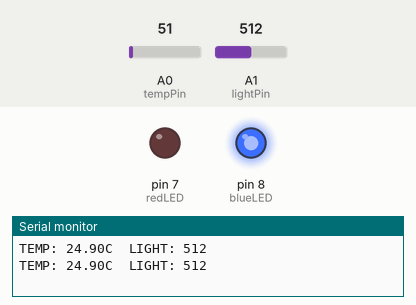
Recording of a sketch running on a simulated Arduino Uno, built with avr-gcc and run on an emulated ATmega328P. Parts: output pins drawn as LEDs (lit = HIGH), the last lines printed to the serial monitor. The test bench sets the inputs (shaded band); at power-on: A0 (tempPin) = 51, A1 (lightPin) = 512.

Above: at 2.8 s.
2.9 s: A0 (tempPin) set to 63
At 4.7 s:
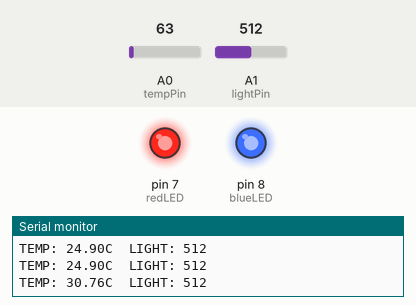
5.6 s: A1 (lightPin) set to 415
8.3 s: A1 (lightPin) set to 389
At 10.5 s:
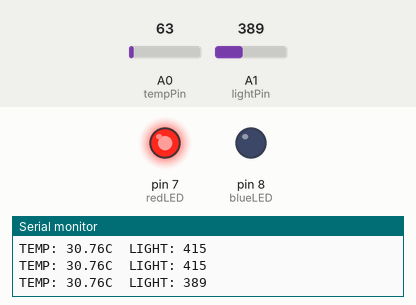
11.5 s: A0 (tempPin) set to 30
At 13.3 s:
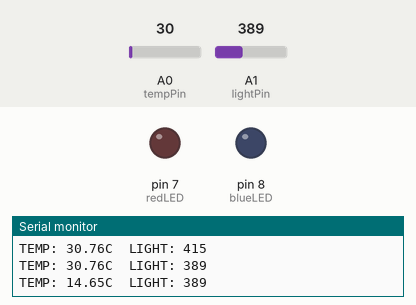
14.2 s: A0 (tempPin) set to 61
At 16.4 s:
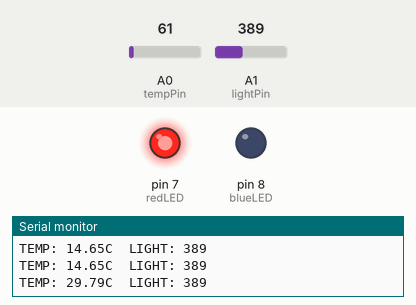
17.5 s: A0 (tempPin) set to 15
At 19.2 s:
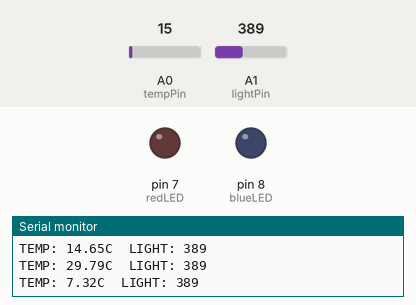
Timing chart, 0 to 20.7 s (numbered marks = the images above; inputs shaded):
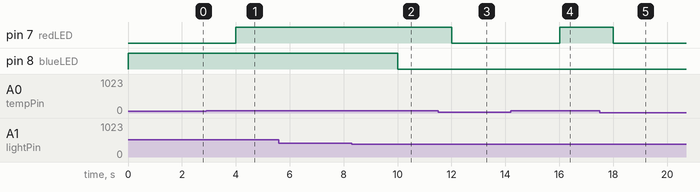

Measured:
- the behaviour switches between 57 and 58 on A0 (tempPin) (found by bisection; images 0 and 1)
- the behaviour switches between 401 and 400 on A1 (lightPin) (found by bisection; images 1 and 2)
- after the input at 2.9 s, pin 7 (redLED): LOW → HIGH after 1.1 s
- after the input at 8.3 s, pin 8 (blueLED): HIGH → LOW after 1.7 s
- after the input at 11.5 s, pin 7 (redLED): HIGH → LOW after 0.51 s
- after the input at 14.2 s, pin 7 (redLED): LOW → HIGH after 1.8 s
- after the input at 17.5 s, pin 7 (redLED): HIGH → LOW after 0.51 s

The sketch:

smart_room.ino
```cpp
/* SMART ROOM SYSTEM */
/* SHOWS: TEMP: VALUE LIGHT: VALUE */

// PINS
int tempPin = A0;
int lightPin = A1;
int redLED = 7;
int blueLED = 8;

void setup() {
  pinMode(redLED, OUTPUT);
  pinMode(blueLED, OUTPUT);
  Serial.begin(9600);
}

void loop() {
  // READ TEMPERATURE
  int tempRead = analogRead(tempPin);
  float temp = tempRead * (500.0 / 1024.0);

  // READ LIGHT
  int light = analogRead(lightPin);

  // CONTROL RED LED (TEMP > 28)
  if(temp > 28.0) {
    digitalWrite(redLED, HIGH);
  } else {
    digitalWrite(redLED, LOW);
  }

  // CONTROL BLUE LED (LIGHT > 400)
  if(light > 400) {
    digitalWrite(blueLED, HIGH);
  } else {
    digitalWrite(blueLED, LOW);
  }

  // DISPLAY VALUES
  Serial.print("TEMP: ");
  Serial.print(temp);
  Serial.print("C  LIGHT: ");
  Serial.println(light);

  delay(2000);
}
```
